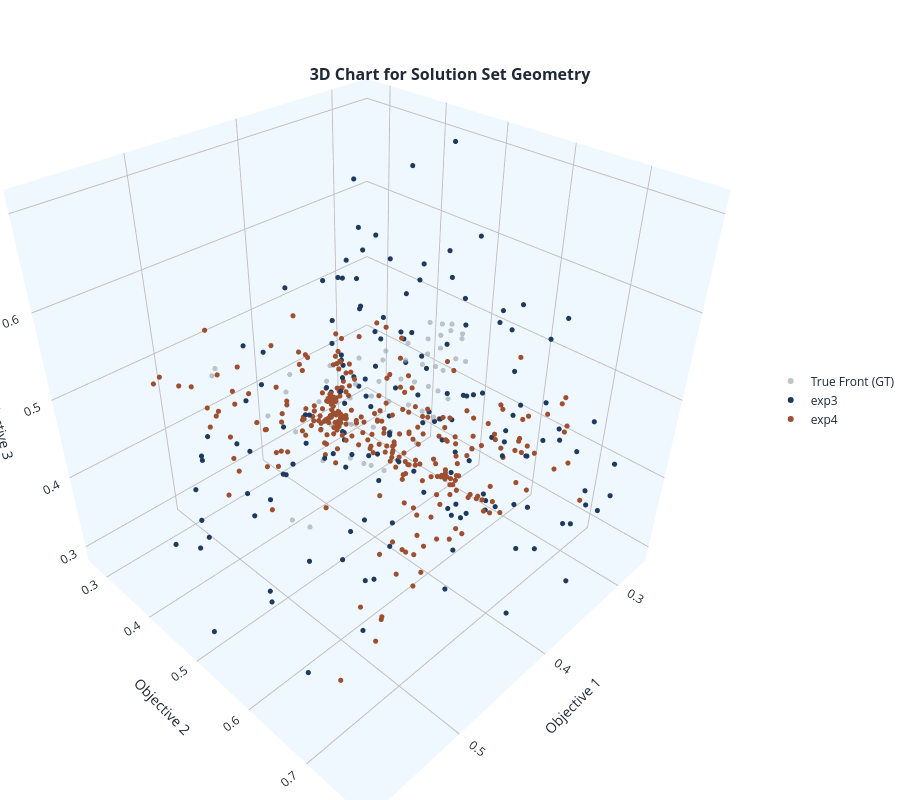

This figure's notebook cell:
### Code cell
import gurobipy as gp
from gurobipy import GRB

modelo = gp.Model("MochilaMultiobjetivo")
modelo.Params.LogToConsole = 0  # Desativa a saída de log do Gurobi
grid_steps = 40
x = modelo.addVars(prob2.N, vtype=GRB.BINARY, name="x")

for j in range(prob2.M):
    peso_total_j = gp.quicksum(prob2.weights[i, j] * x[i] for i in range(prob2.N))
    modelo.addConstr(peso_total_j <= prob2.capacities[j], name=f"capacidade_{j}")
    
lucros = []
for j in range(prob2.M):
    lucro_total_j = gp.quicksum(prob2.values[i, j] * x[i] for i in range(prob2.N))
    lucros.append(lucro_total_j)

modelo.setObjective(lucros[0], GRB.MAXIMIZE)  # Define o objetivo como maximizar o lucro do primeiro objetivo

restricao_eps2 = modelo.addConstr(lucros[1] >= 0, name="restricao_eps2")  # Adiciona a restrição para o segundo objetivo
restricao_eps3 = modelo.addConstr(lucros[2] >= 0, name="restricao_eps3")  # Adiciona a restrição para o terceiro objetivo

passo_eps2 = prob2.max_profits[1] / grid_steps
passo_eps3 = prob2.max_profits[2] / grid_steps

fronteira_pareto = []
solucoes_vistas = set()

for step2 in range(grid_steps + 1):
    eps2 = step2 * passo_eps2
    restricao_eps2.rhs = eps2
    for step3 in range(grid_steps + 1):
        eps3 = step3 * passo_eps3
        
        restricao_eps3.rhs = eps3
        
        modelo.optimize()
        
        if modelo.status == GRB.OPTIMAL:
            x_bin = np.array([x[i].X for i in range(prob2.N)])
            assinatura = tuple(np.round(x_bin).astype(int))  # Arredonda para evitar problemas de precisão
            if assinatura not in solucoes_vistas:
                solucoes_vistas.add(assinatura)
                fit = prob2.evaluation(x_bin)['F'][0]
                fronteira_pareto.append(fit)
                
mb.view.topology(exp3, exp4, show_gt=True, gt=fronteira_pareto)

### Figure 1 — Plotly figure (JSON) as saved in the notebook; plotly's stock layout.template omitted (floating-point values rounded to 4 significant figures; data arrays with more than 128 entries replaced by an {"elided": "..."} marker saying what was removed)
{"data": [{"hovertemplate": "True Front (GT)<br>Objective 1: %{x}<br>Objective 2: %{y}<br>Objective 3: %{z}<br><extra></extra>", "marker": {"color": "#9CA3AF", "line": {"width": 0}, "opacity": 0.8, "size": [6, 6, 6, 6, 6, 6, 6, 6, 6, 6, 6, 6, 6, 6, 6, 6, 6, 6, 6, 6, 6, 6, 6, 6, 6, 6, 6, 6, 6, 6, 6, 6, 6, 6, 6, 6, 6, 6, 6, 6, 6, 6, 6, 6, 6, 6, 6, 6, 6, 6, 6, 6, 6, 6, 6, 6]}, "mode": "markers", "name": "True Front (GT)", "opacity": 0.8, "showlegend": true, "type": "scatter3d", "x": [0.2799, 0.2804, 0.2825, 0.2857, 0.2944, 0.3074, 0.3275, 0.3598, 0.4427, 0.2801, 0.2806, 0.2825, 0.2947, 0.282, 0.2825, 0.284, 0.2868, 0.2956, 0.3076, 0.3293, 0.3628, 0.2848, 0.2854, 0.2866, 0.2914, 0.2988, 0.3101, 0.3323, 0.3651, 0.4469, 0.2952, 0.2979, 0.3042, 0.3182, 0.3383, 0.3681, 0.3086, 0.3097, 0.3153, 0.3233, 0.3497, 0.3885, 0.3266, 0.3319, 0.3383, 0.3628, 0.4109, 0.3489, 0.3534, 0.3635, 0.3926, 0.3834, 0.3885, 0.4111, 0.4515, 0.4543], "y": [0.4777, 0.4779, 0.4899, 0.4543, 0.4777, 0.4703, 0.4674, 0.4537, 0.4415, 0.4581, 0.4574, 0.4719, 0.4587, 0.4433, 0.4421, 0.4446, 0.4411, 0.4411, 0.4483, 0.4361, 0.4324, 0.4243, 0.4228, 0.4247, 0.422, 0.4185, 0.4245, 0.4232, 0.421, 0.4123, 0.3984, 0.3984, 0.3996, 0.3973, 0.3973, 0.398, 0.3748, 0.3708, 0.3719, 0.369, 0.3698, 0.3744, 0.3487, 0.3497, 0.3487, 0.3499, 0.3491, 0.3248, 0.3248, 0.3248, 0.324, 0.2996, 0.2989, 0.2994, 0.2747, 0.272], "z": [0.4769, 0.4707, 0.4453, 0.4213, 0.3953, 0.3742, 0.3486, 0.3249, 0.2999, 0.4832, 0.4744, 0.4424, 0.3992, 0.4793, 0.4639, 0.4478, 0.4224, 0.3994, 0.3738, 0.3499, 0.3249, 0.4766, 0.4537, 0.434, 0.4211, 0.399, 0.375, 0.3497, 0.3242, 0.2989, 0.4445, 0.422, 0.3992, 0.3742, 0.3492, 0.324, 0.433, 0.4191, 0.3919, 0.374, 0.3497, 0.3245, 0.424, 0.3896, 0.3728, 0.349, 0.3249, 0.4177, 0.3978, 0.3742, 0.3488, 0.4168, 0.3943, 0.3748, 0.458, 0.449]}, {"hovertemplate": "exp3<br>Objective 1: %{x}<br>Objective 2: %{y}<br>Objective 3: %{z}<br><extra></extra>", "marker": {"color": "#1F3A5F", "line": {"width": 0}, "opacity": 1, "size": {"elided": "168 int values"}}, "mode": "markers", "name": "exp3", "opacity": 1, "showlegend": true, "type": "scatter3d", "x": {"elided": "168 float values"}, "y": {"elided": "168 float values"}, "z": {"elided": "168 float values"}}, {"hovertemplate": "exp4<br>Objective 1: %{x}<br>Objective 2: %{y}<br>Objective 3: %{z}<br><extra></extra>", "marker": {"color": "#9E4F2F", "line": {"width": 0}, "opacity": 1, "size": {"elided": "1131 int values"}}, "mode": "markers", "name": "exp4", "opacity": 1, "showlegend": true, "type": "scatter3d", "x": {"elided": "1131 float values"}, "y": {"elided": "1131 float values"}, "z": {"elided": "1131 float values"}}], "layout": {"height": 800, "hovermode": "closest", "legend": {"x": 1.05, "xanchor": "left", "y": 0.5, "yanchor": "middle"}, "margin": {"b": 0, "l": 0, "r": 0, "t": 0}, "scene": {"aspectmode": "manual", "aspectratio": {"x": 1, "y": 1, "z": 1}, "xaxis": {"backgroundcolor": "aliceblue", "gridcolor": "#C3BDBD", "showbackground": true, "showgrid": true, "title": {"text": "Objective 1"}}, "yaxis": {"backgroundcolor": "aliceblue", "gridcolor": "#C3BDBD", "showbackground": true, "showgrid": true, "title": {"text": "Objective 2"}}, "zaxis": {"backgroundcolor": "aliceblue", "gridcolor": "#C3BDBD", "showbackground": true, "showgrid": true, "title": {"text": "Objective 3"}}}, "title": {"font": {"size": 16, "weight": "bold"}, "pad": {"t": 0}, "text": "3D Chart for Solution Set Geometry", "x": 0.5, "xanchor": "center", "y": 0.9, "yanchor": "bottom"}, "width": 900}}
